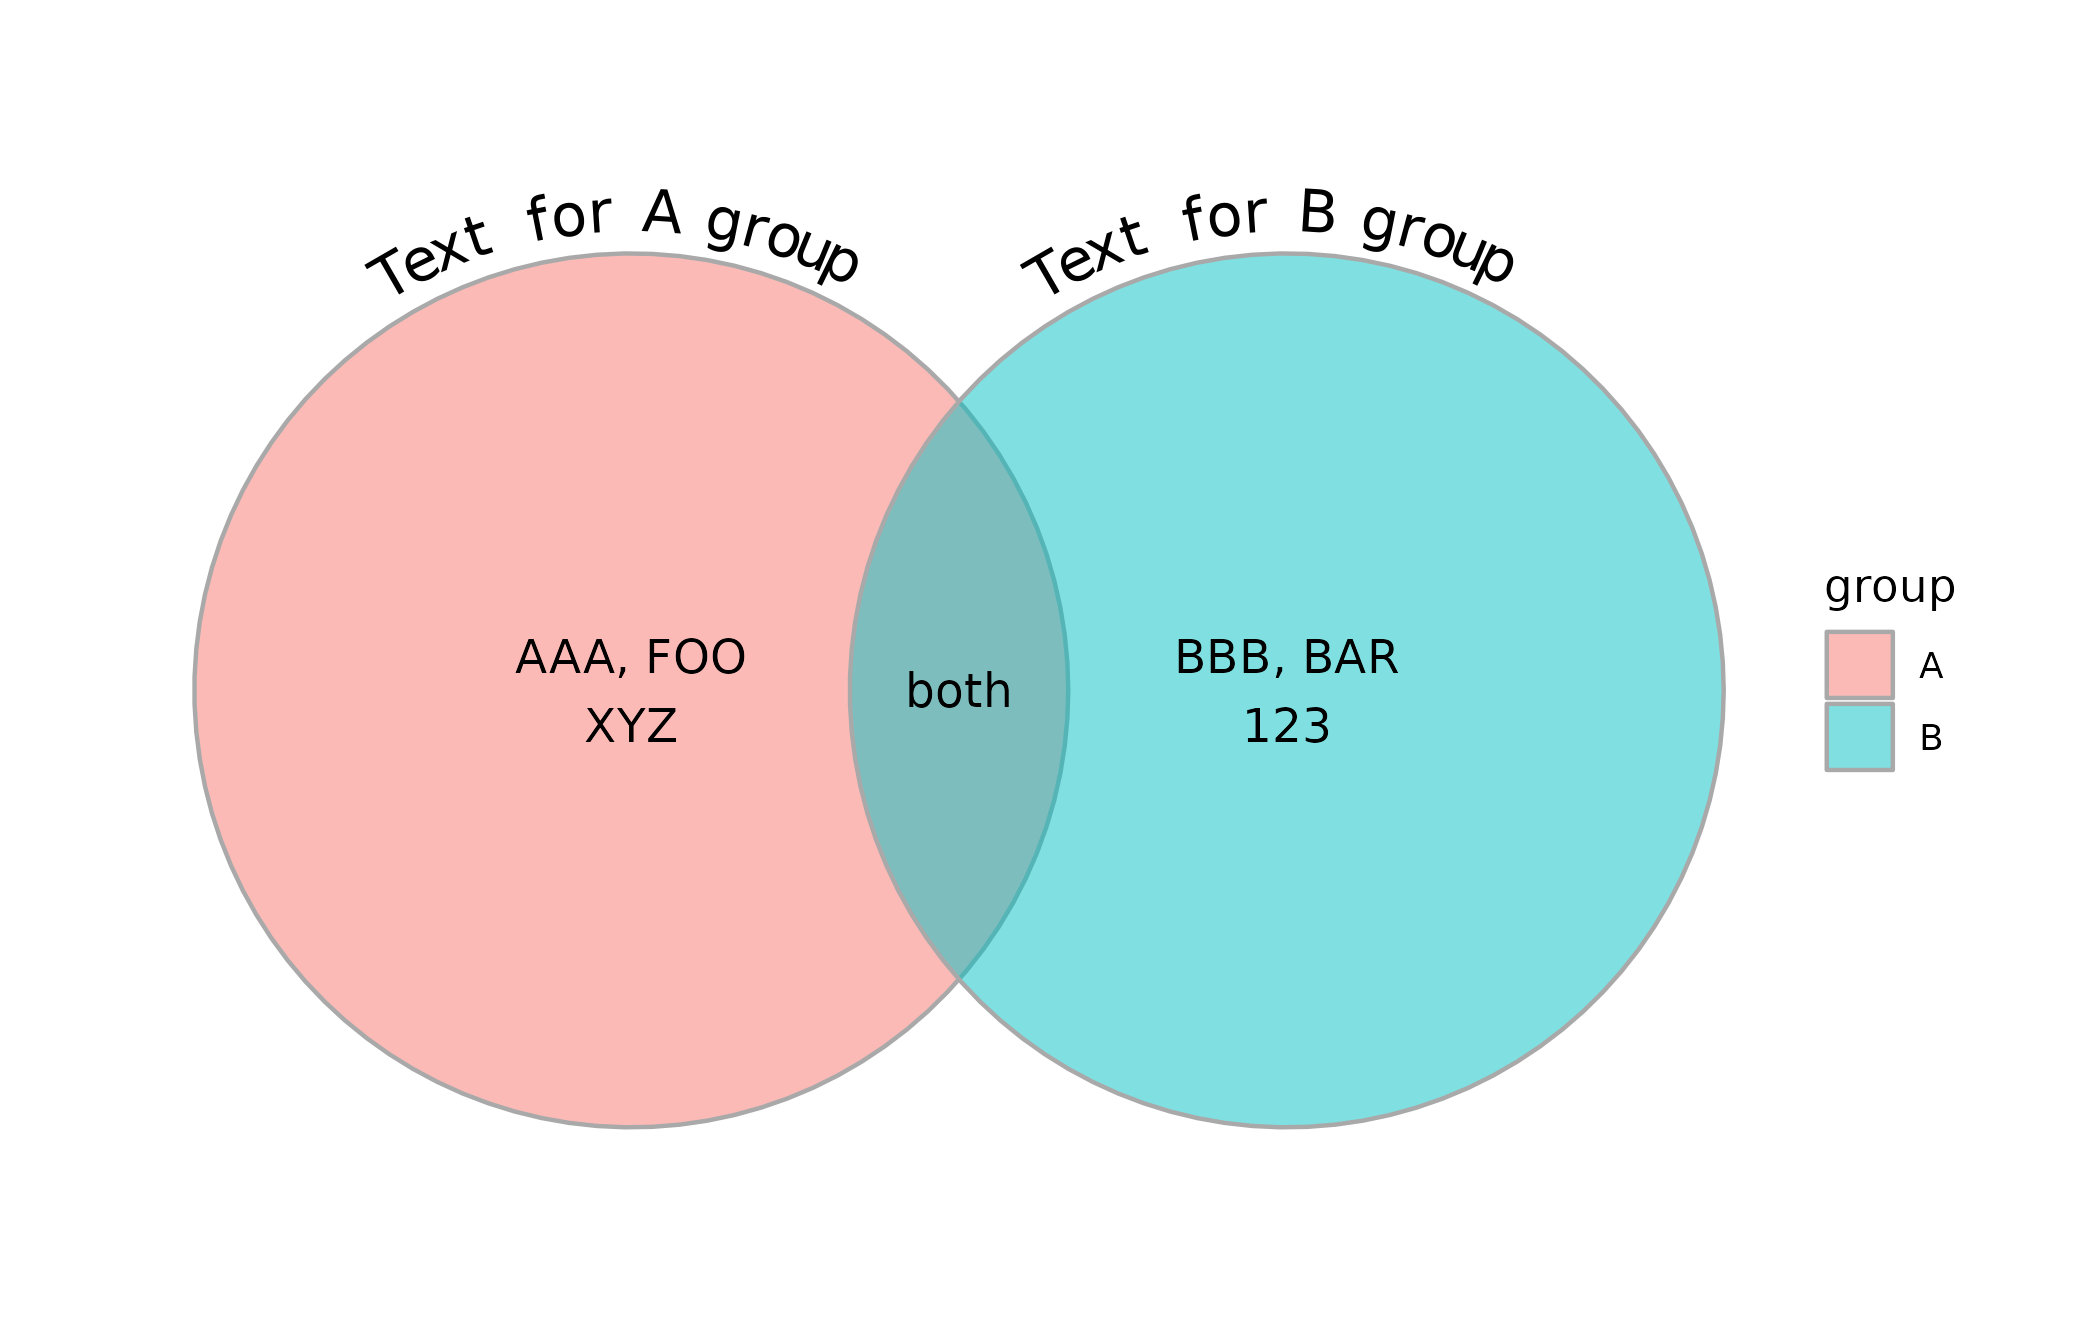

R code for this plot:
library(tidyverse)
library(ggplot2)
library(ggvenn)

# this function is from ggvenn package, so you can
# declare it by yourself, or use `ggvenn:::gen_circle` directly
gen_circle <- function(group, x_offset = 0, y_offset = 0, radius = 1,
                       radius_b = radius, theta_offset = 0, length.out = 100) {
  tibble(group = group,
         theta = seq(0, 2 * pi, length.out = length.out)) %>%
    mutate(x_raw = radius * cos(theta),
           y_raw = radius_b * sin(theta),
           x = x_offset + x_raw * cos(theta_offset) - y_raw * sin(theta_offset),
           y = y_offset + x_raw * sin(theta_offset) + y_raw * cos(theta_offset))
}

# we can create this function for text around circle
gen_circle_text <- function(text, group, x_offset = 0, y_offset = 0, radius = 1,
                            radius_b = radius, theta_offset = 0,
                            start_angle = 0, end_angle = 180) {
  n <- nchar(text)
  angles <- seq(from = start_angle, to = end_angle, length.out = (1 + n))[1:n]
  tibble(group = group,
         letter = strsplit(text, '')[[1]],
         x_raw = radius * cos(angles * pi / 180),
         y_raw = radius_b * sin(angles * pi / 180),
         x = x_offset + x_raw * cos(theta_offset) - y_raw * sin(theta_offset),
         y = y_offset + x_raw * sin(theta_offset) + y_raw * cos(theta_offset),
         text_angle = angles - 90)
}

# Create the plot for demo
g = ggplot() +
  geom_polygon(aes(x, y, fill = group),
               color = "darkgray", alpha = 0.5,
               data = rbind(
                 ggvenn:::gen_circle('A', 1, 1),
                 ggvenn:::gen_circle('B', 2.5, 1)
               )) +
  geom_text(aes(x, y, label = letter, angle = text_angle),
            color = "black", size = 5,
            data = rbind(
              gen_circle_text('Text for A group', 'A', 1, 1,
                              radius = 1.1, start_angle = 120, end_angle = 60),
              gen_circle_text('Text for B group', 'B', 2.5, 1,
                              radius = 1.1, start_angle = 120, end_angle = 60)
            )) +
  geom_text(aes(x, y, label = text),
            color = "black", size = 4,
            data = tribble(
              ~x, ~y, ~text,
              1, 1, 'AAA, FOO\nXYZ',
              2.5, 1, 'BBB, BAR\n123',
              1.75, 1, 'both'
            )) +
  coord_fixed() +
  theme_void() +
  theme(plot.margin = margin(1, 1, 1, 1, "cm"))
print(g)
ggsave(g, filename = "test-venn-20240109.png", bg = "white")
